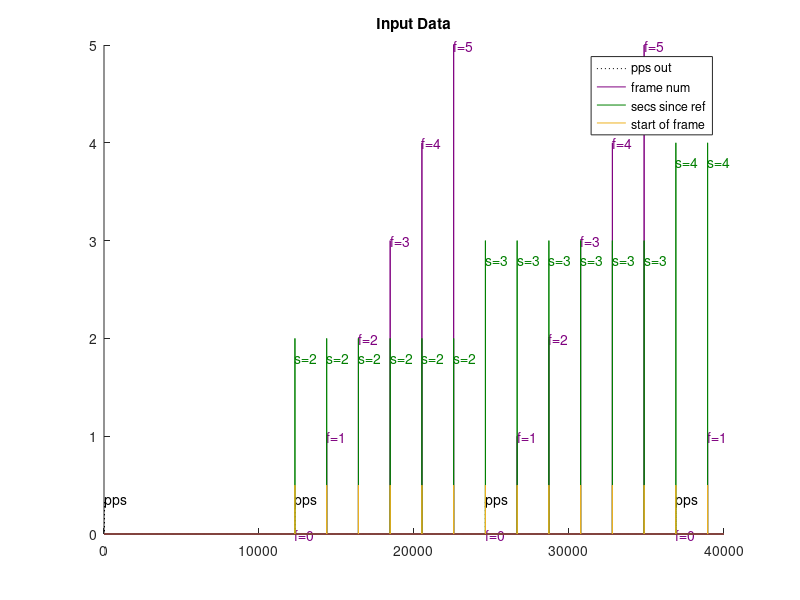

This chart was generated by the following MATLAB code: (Note: this script raises an error after producing the figure.)
close all; clc;

blank_sig = zeros(1,40000).'; % second is 8192, pkts 2048 long, so 4 pkts per second, 2.5 seconds in sim

pps.time = [];
pps.signals.values = blank_sig;

start_pps = 30;

% determine periods involved
frame_len = 2048;
second = 6*frame_len; % fpga clocks per second
dur = 1; % on for 10 clocks

% create a vector of actual periods in the pps pulse
npulses = floor(length(blank_sig)/second)+1;
periods = second*ones(1,npulses); 

% create pps input signal, start at 30, end at 39
start_ind = start_pps;
stop_ind  = start_ind+dur-1;

for p = 1:length(periods)
    if stop_ind<length(blank_sig)
        pps.signals.values(start_ind:stop_ind) = 1;
    end
    start_ind = start_ind+periods(p);
    stop_ind  = start_ind+dur-1;
end

%% set enable signal
enable.time = [];
enable.signals.values = blank_sig;
enable.signals.values(401:end)=1;

%% frame in, starts on next pps valid after enable on
frame_in.time = [];
frame_in.signals.values = blank_sig;

% find pulses that happen after enable signal is high
valid_pps = find(pps.signals.values==1 & enable.signals.values==1);

% start frame in signal on first pps after enable high, every 2048

frame_in.signals.values(valid_pps(1):frame_len:end)=1;



%% sec ref ep is constant + cumsum of pps signal, regardless of enable
secs_ref_ep_in.time = [];
secs_ref_ep_in.signals.values = blank_sig+cumsum(pps.signals.values);
secs_ref_ep_in.signals.values(frame_in.signals.values~=1)=0;

%% fnum is 0 every pps, but increments every frame_in (tied to enable)
fnum_in.time = [];
fnum_in.signals.values = blank_sig;
fn=0;
for k=find(frame_in.signals.values==1).';
    fn = fn+1;
    if pps.signals.values(k)==1;
        fn = 0;
    end
    fnum_in.signals.values(k) = fn;
end



%% make data
% 16 pieces of data per clock cycle
% initalize data0-data15 values
xd.time = [];
xd.signals.values = blank_sig;

% set data values to something, data stream 16 times the length of ind data
% data set to single pulse with pps timing, so data0 at each pulse is a 1
data_stream = repmat(blank_sig,16,1);
data_stream(start_pps*16:second*16:end)=1;

% limit data to 2 bit value
data_stream=mod(data_stream,4);

% distribute data_stream into the 16 matlab variables
d_stream = reshape(data_stream,16,length(data_stream)/16).';
for k=0:15
    xd.signals.values = d_stream(:,k+1);
    eval(['data',num2str(k),'=xd;'])
end

%% plot initial values, should look like output of hdr block
figure
hold all
stairs(pps.signals.values/3,'k:')
x = find(pps.signals.values==1);
for k=1:length(x)
    text(x(k),1/3,'pps')
end
stairs(fnum_in.signals.values,'color',[0.5 0 0.5])
x = find(frame_in.signals.values==1);
for k=1:length(x)
    text(x(k),fnum_in.signals.values(x(k)),['f=',num2str(fnum_in.signals.values(x(k)))],'color',[.5 0 .5])
end

stairs(secs_ref_ep_in.signals.values,'color',[0 0.5 0])
for k=1:length(x)
    text(x(k),secs_ref_ep_in.signals.values(x(k))-.2,['s=',num2str(secs_ref_ep_in.signals.values(x(k)))],'color',[0 0.5 0])
end

stairs(frame_in.signals.values/2)
legend('pps out','frame num','secs since ref','start of frame')
xlim([0 40000])
title('Input Data')






%% set breakpoint, run simulation

% get data
x = [];
for k=0:15
    eval(['x = [x data_out',num2str(k),'.Data];'])
end
data_stream_out = reshape(x.',1,length(data_out0.Data)*16);


dt = 1/16;
ti = [1:length(data_stream)]*dt;
to = [1:length(data_stream_out)]*dt;
figure
hold all
stairs(ti,data_stream/2,'b')
stairs(to,data_stream_out,'r')
stairs(pps.signals.values/2,'k:')
stairs(sync_out.Data,'k:')
ylim([-1 2])
legend('input data','output data','pps in','pps out')
title('vdif: serialize hdr block input and output data timing, no latency ')
xlim([12317 12321])
xlabel('fpga clocks (16 data samples each clock)')


%% now analyze output values
% plot and check valid signals

% check hdr_val always equal to the same number
un_hval = unique(duration(hdr_valid_out.Data));
% check vtp val always equal to same number
un_vval = unique(duration(vtp_valid.Data));

nos = 0;
for k=find(frame_out.Data==1).'
    if hdr_valid_out.Data(k)==0 || vtp_valid.Data(k)==0 || data_valid_out.Data(k)==0
        nos=nos+1;
    end
end


figure
hold all
stairs(data_valid_out.Data*2)
stairs(hdr_valid_out.Data*1.5,'color',[0 0.5 0])
stairs(vtp_valid.Data*1,'m')
stairs(frame_out.Data/2,'r')
legend('data out valid','hdr valid','vtp valid','frame out')
xlim([12315 12330])
ylim([-.5 2.5])
grid on
set(gca,'XTick',12315:12330)
set(gca,'XTickLabels',{'12315','12316','12317','12318','12319','12320','12321','12322','12323','12324','12325','12326','12327','12328','12329','12330'})

title({['Output valid signals'],['Unique hdr valid duration: ',num2str(un_hval)],['Unique vtp valid duration: ',num2str(un_vval)],['Number of times frame out valid but something else isnt: ',num2str(nos)]})


% find w0 valid, w1 valid
w0_val = nth_valid(hdr_valid_out.Data,1);
w1_val = nth_valid(hdr_valid_out.Data,2);

figure
hold all
stairs(hdr_valid_out.Data*2)
stairs(w0_val*1.5,'c')
stairs(w1_val*1,'g')
ylim([0 2.5])
grid on
title('Did I select w0 and w1 valids right?')



% now plot output signals as you did the input, but using their separate
% valid signals
secs_ref_ep.Data(w0_val==0)=0;
fnum.Data(w1_val==0)=0;

figure
hold all
stairs(sync_out.Data/3,'k:')
x = find(sync_out.Data==1);
for k=1:length(x)
    text(x(k),1/3,'pps')
end

stairs(fnum.Data,'color',[0.5 0 0.5])
x = find(w1_val==1);
for k=1:length(x)
    text(x(k),fnum.Data(x(k)),['f=',num2str(fnum.Data(x(k)))],'color',[.5 0 .5])
end

stairs(secs_ref_ep.Data,'color',[0 0.5 0])
x = find(w0_val==1);
for k=1:length(x)
    text(x(k),secs_ref_ep.Data(x(k))-.2,['s=',num2str(secs_ref_ep.Data(x(k)))],'color',[.5 0 .5])
end

stairs(frame_out.Data/2)
legend('pps out','frame num','secs since ref','start of frame')
xlim([0 40000])
title('Output Data')


% ()


